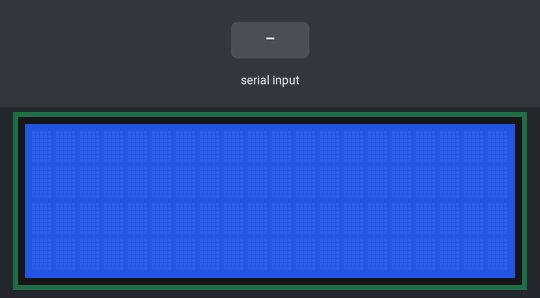
A sketch run on a simulated Arduino Uno, built with avr-gcc and run on an emulated ATmega328P. Shown: 20×4 character LCD. The test bench sets the inputs (shaded band).

Above: at 1.2 s.
1.3 s: "1" received over Serial
At 2.4 s:
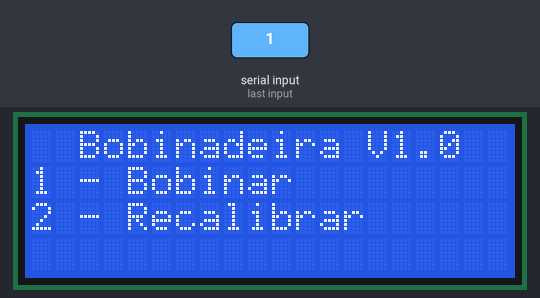
2.8 s: "2" received over Serial
At 3.9 s:
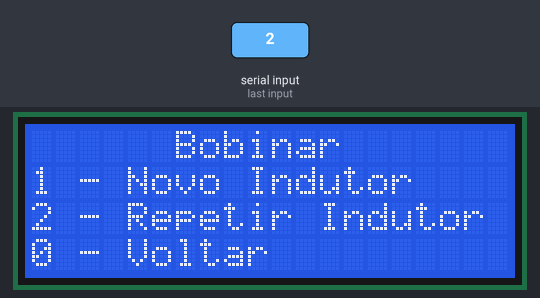
4.3 s: "3" received over Serial
At 4.8 s:
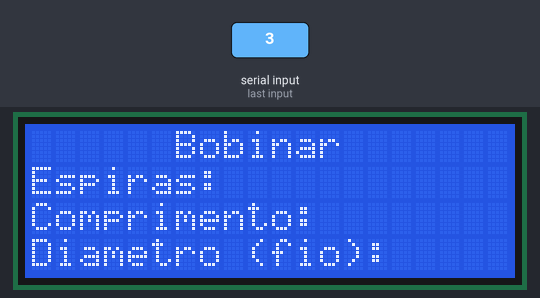
5.8 s: "4" received over Serial
At 6.5 s:
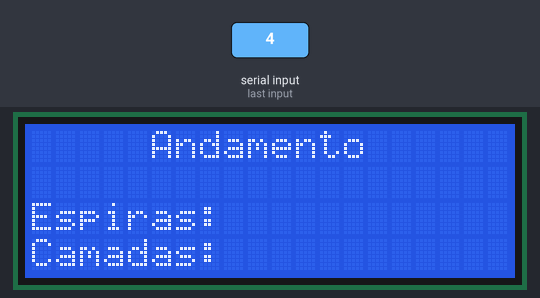
7.3 s: "5" received over Serial
At 8.5 s:
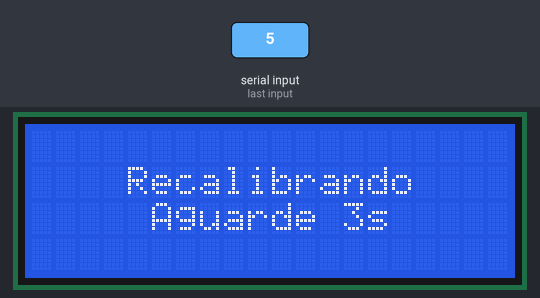
8.8 s: "6" received over Serial
At 10.2 s:
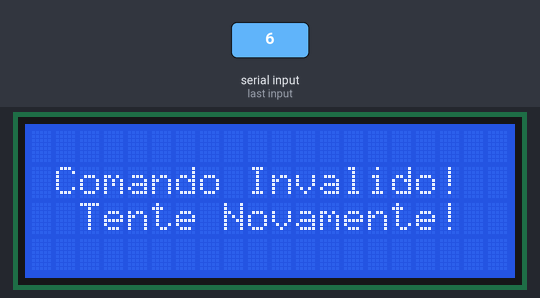
Timing chart, 0 to 11.3 s (numbered marks = the images above; inputs shaded):
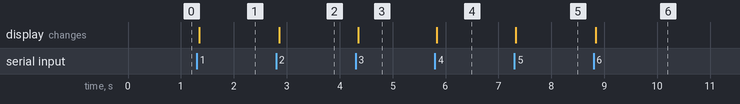

The sketch:

display.ino
```cpp
#include <LiquidCrystal_I2C.h>

#define ENDERECO_DISPLAY 0x38
#define COLUNAS_DISPLAY 20
#define LINHAS_DISPLAY 4

/*
Controle de telas

id -1 = erro
id 0 = Tela Inicial
id 1 = Tela de bobinar
id 2 = Calibração
*/
int telaAtual = 0;

/*
Instanciamento do display

endereço 0x27 no modelo físico
endereço 0x38 para teste no proteus
*/
LiquidCrystal_I2C display(0x38, COLUNAS_DISPLAY, LINHAS_DISPLAY);

// Função para centralizar o texto
int centralizarDisplay(String texto) {
  int posicao = (COLUNAS_DISPLAY - texto.length()) / 2;

  if (posicao < 0) {
    return 0;
  } else {
    return posicao;
  }
}

// Funções de tela
// Tela Incial
int telaInicial() {
  display.clear();
  String titulo = "Bobinadeira V1.0";
  display.setCursor(centralizarDisplay(titulo), 0);
  display.print(titulo);
  display.setCursor(0, 1);
  display.print("1 - Bobinar");
  display.setCursor(0, 2);
  display.print("2 - Recalibrar");

  return 0;
}

// Tela Inicial de Bobinar
int telaBobinar() {
  display.clear();
  String titulo = "Bobinar";
  display.setCursor(centralizarDisplay(titulo), 0);
  display.print(titulo);
  display.setCursor(0, 1);
  display.print("1 - Novo Indutor");
  display.setCursor(0, 2);
  display.print("2 - Repetir Indutor");
  display.setCursor(0, 3);
  display.print("0 - Voltar");

  return 1;
}

int telaIndutor() {
  display.clear();
  String titulo = "Bobinar";
  display.setCursor(centralizarDisplay(titulo), 0);
  display.print(titulo);
  display.setCursor(0, 1);
  display.print("Espiras: ");
  display.setCursor(0, 2);
  display.print("Comprimento: ");
  display.setCursor(0, 3);
  display.print("Diametro (fio): ");
}

int telaProgresso() {
  display.clear();
  String titulo = "Andamento";
  display.setCursor(centralizarDisplay(titulo), 0);
  display.print(titulo);
  display.setCursor(0, 2);
  display.print("Espiras: ");
  display.setCursor(0, 3);
  display.print("Camadas: ");
}

// Tela de calibragem
int telaRecalibrar(String tempo) {
  display.clear();
  String linha1 = "Recalibrando";
  String linha2 = "Aguarde " + tempo + "s";
  display.setCursor(centralizarDisplay(linha1), 1);
  display.print(linha1);
  display.setCursor(centralizarDisplay(linha2), 2);
  display.print(linha2);

  return 2;
}

// Tela de erro
int selecaoInvalida() {
  display.clear();
  String linha1 = "Comando Invalido!";
  String linha2 = "Tente Novamente!";

  display.setCursor(centralizarDisplay(linha1), 1);
  display.print(linha1);
  display.setCursor(centralizarDisplay(linha2), 2);
  display.print(linha2);

  return -1;
}

// void setup e void loop apenas para teste individual. Excluir na integração.
void setup() {
  // put your setup code here, to run once:
  display.begin();
  display.backlight();
  Serial.begin(9600);
}

void loop() {
  // put your main code here, to run repeatedly:
  if (Serial.available() > 0) {
    char tela = Serial.read();

    switch (tela) {
      case '1':
        telaInicial();
        break;

      case '2':
        telaBobinar();
        break;

      case '3':
        telaIndutor();
        break;

      case '4':
        telaProgresso();
        break;

      case '5':
        telaRecalibrar("3");
        break;

      case '6':
        selecaoInvalida();
        break;
    }
  }
}
```

Measured:
- after the input at 1.3 s, the display: changes at once (image 1)
- after the input at 2.8 s, the display: changes after 0.06 s (image 2)
- after the input at 4.3 s, the display: changes after 0.05 s (image 3)
- after the input at 5.8 s, the display: changes at once (image 4)
- after the input at 7.3 s, the display: changes at once (image 5)
- after the input at 8.8 s, the display: changes at once (image 6)
